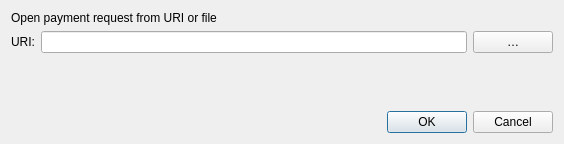
<?xml version="1.0" encoding="UTF-8"?>
<ui version="4.0">
 <class>OpenURIDialog</class>
 <widget class="QDialog" name="OpenURIDialog">
  <property name="geometry">
   <rect>
    <x>0</x>
    <y>0</y>
    <width>564</width>
    <height>144</height>
   </rect>
  </property>
  <property name="windowTitle">
   <string>Open URI</string>
  </property>
  <property name="styleSheet">
   <string notr="true"/>
  </property>
  <layout class="QVBoxLayout" name="verticalLayout">
   <item>
    <widget class="QLabel" name="label_2">
     <property name="text">
      <string>Open payment request from URI or file</string>
     </property>
    </widget>
   </item>
   <item>
    <layout class="QHBoxLayout" name="horizontalLayout">
     <item>
      <widget class="QLabel" name="label">
       <property name="text">
        <string>URI:</string>
       </property>
      </widget>
     </item>
     <item>
      <widget class="QValidatedLineEdit" name="uriEdit">
       <property name="styleSheet">
        <string notr="true"/>
       </property>
      </widget>
     </item>
     <item>
      <widget class="QPushButton" name="selectFileButton">
       <property name="toolTip">
        <string>Select payment request file</string>
       </property>
       <property name="styleSheet">
        <string notr="true"/>
       </property>
       <property name="text">
        <string notr="true">…</string>
       </property>
       <property name="autoDefault">
        <bool>false</bool>
       </property>
      </widget>
     </item>
    </layout>
   </item>
   <item>
    <spacer name="verticalSpacer">
     <property name="orientation">
      <enum>Qt::Vertical</enum>
     </property>
     <property name="sizeHint" stdset="0">
      <size>
       <width>20</width>
       <height>40</height>
      </size>
     </property>
    </spacer>
   </item>
   <item>
    <widget class="QDialogButtonBox" name="buttonBox">
     <property name="styleSheet">
      <string notr="true"/>
     </property>
     <property name="orientation">
      <enum>Qt::Horizontal</enum>
     </property>
     <property name="standardButtons">
      <set>QDialogButtonBox::Cancel|QDialogButtonBox::Ok</set>
     </property>
    </widget>
   </item>
  </layout>
 </widget>
 <customwidgets>
  <customwidget>
   <class>QValidatedLineEdit</class>
   <extends>QLineEdit</extends>
   <header>qvalidatedlineedit.h</header>
  </customwidget>
 </customwidgets>
 <resources/>
 <connections>
  <connection>
   <sender>buttonBox</sender>
   <signal>accepted()</signal>
   <receiver>OpenURIDialog</receiver>
   <slot>accept()</slot>
   <hints>
    <hint type="sourcelabel">
     <x>248</x>
     <y>254</y>
    </hint>
    <hint type="destinationlabel">
     <x>157</x>
     <y>274</y>
    </hint>
   </hints>
  </connection>
  <connection>
   <sender>buttonBox</sender>
   <signal>rejected()</signal>
   <receiver>OpenURIDialog</receiver>
   <slot>reject()</slot>
   <hints>
    <hint type="sourcelabel">
     <x>316</x>
     <y>260</y>
    </hint>
    <hint type="destinationlabel">
     <x>286</x>
     <y>274</y>
    </hint>
   </hints>
  </connection>
 </connections>
</ui>
